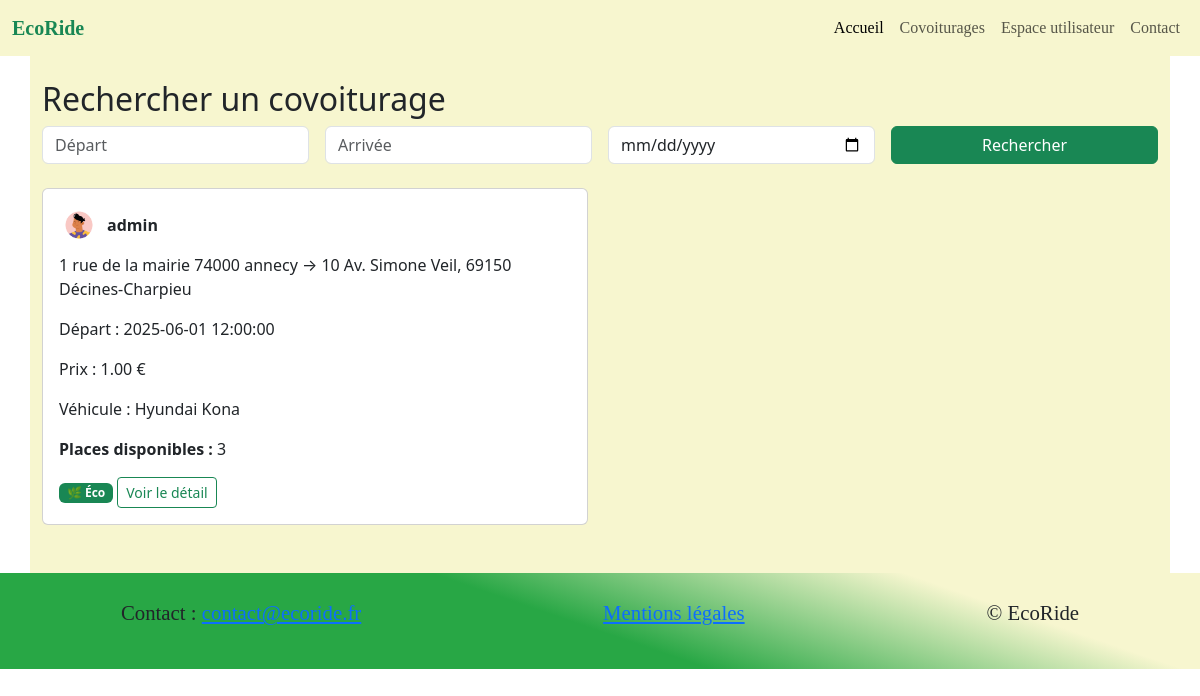
/covoiturages.php, run on the app's committed database.
### tables this page shows
CREATE TABLE `trajets` (
  `id` int NOT NULL AUTO_INCREMENT,
  `conducteur_id` int NOT NULL,
  `vehicule_id` int NOT NULL,
  `adresse_depart` varchar(255) NOT NULL,
  `adresse_arrivee` varchar(255) NOT NULL,
  `date_depart` datetime NOT NULL,
  `date_arrivee` datetime NOT NULL,
  `prix` decimal(6,2) NOT NULL,
  `places_disponibles` int DEFAULT NULL,
  `statut` enum('à venir','en cours','terminé','annulé') DEFAULT 'à venir',
  `probleme` tinyint(1) DEFAULT '0',
  PRIMARY KEY (`id`),
  KEY `conducteur_id` (`conducteur_id`),
  KEY `vehicule_id` (`vehicule_id`),
  CONSTRAINT `trajets_ibfk_1` FOREIGN KEY (`conducteur_id`) REFERENCES `utilisateurs` (`id`),
  CONSTRAINT `trajets_ibfk_2` FOREIGN KEY (`vehicule_id`) REFERENCES `vehicules` (`id`)
);

CREATE TABLE `utilisateurs` (
  `id` int NOT NULL AUTO_INCREMENT,
  `pseudo` varchar(100) NOT NULL,
  `email` varchar(150) NOT NULL,
  `mot_de_passe` varchar(255) NOT NULL,
  `credits` int DEFAULT '20',
  `role` varchar(20) DEFAULT 'passager',
  `photo` varchar(255) DEFAULT NULL,
  PRIMARY KEY (`id`),
  UNIQUE KEY `email` (`email`)
);

### public/covoiturages.php (the view, shortened to what this page needs)
<?php
require_once '../includes/header.php';
require_once '../includes/navbar.php';
require_once '../includes/db.php';
$depart = $_POST['depart'] ?? '';
$arrivee = $_POST['arrivee'] ?? '';
$date = $_POST['date'] ?? '';
$sql = "SELECT
          t.id,
          t.adresse_depart AS depart,
          t.adresse_arrivee AS arrivee,
          t.date_depart,
          t.prix,
          t.statut,
          u.pseudo AS chauffeur,
          u.photo,
          t.places_disponibles AS places,
          v.eco,
          CONCAT(v.marque, ' ', v.modele) AS vehicule
        FROM trajets t
        JOIN utilisateurs u ON t.conducteur_id = u.id
        JOIN vehicules v ON t.vehicule_id = v.id
        WHERE t.statut = 'à venir'";
$params = [];
$sql .= " ORDER BY t.date_depart ASC";
$stmt = $pdo->prepare($sql);
$stmt->execute($params);
$covoiturages = $stmt->fetchAll();
?>
<main class="container py-4">
  <h2>Rechercher un covoiturage</h2>
  <form method="POST" class="row g-3 mb-4">
    <div class="col-md-3">
      <input type="text" name="depart" class="form-control" placeholder="Départ" value="<?= htmlspecialchars($depart) ?>">
    </div>
    <div class="col-md-3">
      <input type="text" name="arrivee" class="form-control" placeholder="Arrivée" value="<?= htmlspecialchars($arrivee) ?>">
    </div>
    <div class="col-md-3">
      <input type="date" name="date" class="form-control" value="<?= htmlspecialchars($date) ?>">
    </div>
    <div class="col-md-3">
      <button type="submit" class="btn btn-success w-100">Rechercher</button>
    </div>
  </form>
  <?php if (empty($covoiturages)):   ?>
    <p class="text-muted">Aucun trajet trouvé pour votre recherche.</p>
  <?php else:  ?>
    <div class="row">
      <?php foreach ($covoiturages as $trajet):  ?>
        <div class="col-md-6 mb-4">
          <div class="card">
            <div class="card-body">
              <div class="d-flex align-items-center mb-2">
              <img src="uploads/<?= htmlspecialchars($trajet['photo']) ?>" alt="photo" class="rounded-circle me-2" style="width: 40px; height: 40px; object-fit: cover;">
                <strong><?= htmlspecialchars($trajet['chauffeur']) ?></strong>
              </div>
              <p><?= htmlspecialchars($trajet['depart']) ?> → <?= htmlspecialchars($trajet['arrivee']) ?></p>
              <p>Départ : <?= htmlspecialchars($trajet['date_depart']) ?></p>
              <p>Prix : <?= htmlspecialchars($trajet['prix']) ?> €</p>
              <p>Véhicule : <?= htmlspecialchars($trajet['vehicule']) ?></p>
              <p><strong>Places disponibles :</strong> <?= $trajet['places'] ?></p>
              <?php if (!empty($trajet['eco'])):  ?>
                <span class="badge bg-success">🌿 Éco</span>
              <?php endif;  ?>
              <a href="detail.php?id=<?= $trajet['id'] ?>" class="btn btn-outline-success btn-sm">Voir le détail</a>
            </div>
          </div>
        </div>
      <?php endforeach;  ?>
    </div>
  <?php endif;  ?>
</main>
<?php include("../includes/footer.php");  ?>

### includes/header.php (shortened to what this page needs)
<!DOCTYPE html>
<html lang="fr">
<head>
  <link href="https://cdn.jsdelivr.net/npm/bootstrap@5.3.0/dist/css/bootstrap.min.css" rel="stylesheet">
  <link href="https://unpkg.com/aos@2.3.1/dist/aos.css" rel="stylesheet">
  <link rel="stylesheet" href="css/index.css">
  <link rel="stylesheet" href="css/connexion.css">
</head>
<body>

### includes/navbar.php (shortened to what this page needs)
<nav class="colornav navbar navbar-expand-lg navbar-light">
  <div class="container-fluid">
    <a class="navbar-brand text-success fw-bold" href="index.php">EcoRide</a>
    <div class="collapse navbar-collapse" id="navbarMenu">
      <ul class="navbar-nav ms-auto mb-2 mb-lg-0">
        <li class="nav-item">
          <a class="nav-link active" aria-current="page" href="index.php">Accueil</a>
        </li>
        <li class="nav-item">
          <a class="nav-link" href="covoiturages.php">Covoiturages</a>
        </li>
        <li class="nav-item">
          <a class="nav-link" href="connexion.php">Espace utilisateur</a>
        </li>
        <li class="nav-item">
          <a class="nav-link" href="#">Contact</a>
        </li>
      </ul>
    </div>
  </div>
</nav>

### includes/footer.php (shortened to what this page needs)
<footer class="d-flex justify-content-around color text-center py-4">
  <p>Contact : <a href="mailto:contact@ecoride.fr">contact@ecoride.fr</a></p>
  <p><a href="mentions_legales.php">Mentions légales</a></p>
  <p>&#169 EcoRide</p>
</footer>

### public/covoiturages.php (style rules this page uses)
main { background-color: #F7F6CF; }

### includes/navbar.php (style rules this page uses)
.colornav { background-color: #F7F6CF !important; font-family: EB Garamond !important; }

### includes/footer.php (style rules this page uses)
.color { background: linear-gradient(199deg,rgba(247, 246, 207, 1) 20%, rgba(40, 167, 69, 1) 52%)!important; font-family: EB Garamond !important; font-size: 1.3rem !important; }

### data on the page
trajets: conducteur.photo (picture), conducteur.pseudo "admin", adresse_depart "1 rue de la mairie 74000 annecy", adresse_arrivee "10 Av. Simone Veil, 69150 Décines-Charpieu", date_depart "2025-06-01 12:00:00", prix "1.00", vehicule "Hyundai Kona", places_disponibles "3"
